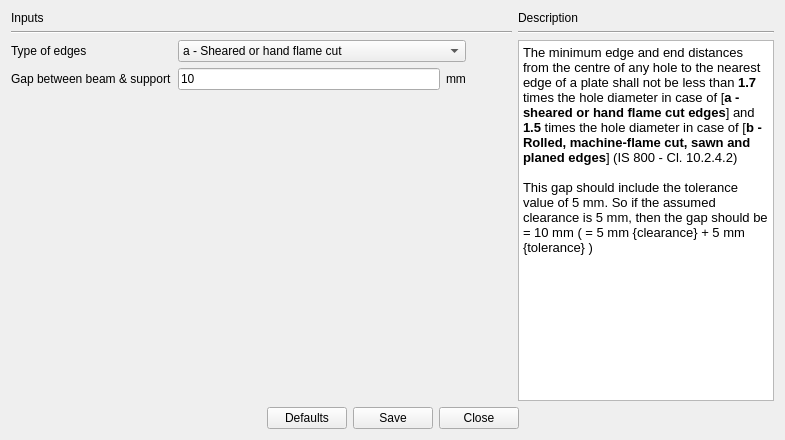
  <widget class="QWidget" name="DetailingTab">
   <property name="autoFillBackground">
    <bool>true</bool>
   </property>
   <attribute name="title">
    <string>Detailing</string>
   </attribute>
   <layout class="QGridLayout" name="gridLayout_11">
    <item row="0" column="0">
     <layout class="QGridLayout" name="gridLayout_9">
      <item row="0" column="0">
       <widget class="QLabel" name="label_38">
        <property name="text">
         <string>Inputs</string>
        </property>
       </widget>
      </item>
      <item row="1" column="0" colspan="4">
       <widget class="Line" name="line_11">
        <property name="orientation">
         <enum>Qt::Horizontal</enum>
        </property>
       </widget>
      </item>
      <item row="2" column="0">
       <widget class="QLabel" name="label_39">
        <property name="text">
         <string>Type of edges</string>
        </property>
       </widget>
      </item>
      <item row="2" column="1" colspan="2">
       <widget class="QComboBox" name="comboBox_detailingEdgeType">
        <item>
         <property name="text">
          <string>a - Sheared or hand flame cut</string>
         </property>
        </item>
        <item>
         <property name="text">
          <string>b - Rolled, machine-flame cut, sawn and planed</string>
         </property>
        </item>
       </widget>
      </item>
      <item row="3" column="0">
       <widget class="QLabel" name="label_29">
        <property name="text">
         <string>Gap between beam &amp; support</string>
        </property>
       </widget>
      </item>
      <item row="3" column="1">
       <widget class="QLineEdit" name="lineEdit_detailingGap">
        <property name="text">
         <string>10</string>
        </property>
        <property name="alignment">
         <set>Qt::AlignLeading|Qt::AlignLeft|Qt::AlignVCenter</set>
        </property>
       </widget>
      </item>
      <item row="3" column="2">
       <widget class="QLabel" name="label_36">
        <property name="text">
         <string>mm</string>
        </property>
       </widget>
      </item>
      <item row="3" column="3">
       <spacer name="horizontalSpacer_12">
        <property name="orientation">
         <enum>Qt::Horizontal</enum>
        </property>
        <property name="sizeHint" stdset="0">
         <size>
          <width>40</width>
          <height>20</height>
         </size>
        </property>
       </spacer>
      </item>
     </layout>
    </item>
    <item row="0" column="1" rowspan="2">
     <layout class="QGridLayout" name="gridLayout_10">
      <item row="1" column="0">
       <widget class="Line" name="line_5">
        <property name="orientation">
         <enum>Qt::Horizontal</enum>
        </property>
       </widget>
      </item>
      <item row="0" column="0">
       <widget class="QLabel" name="label_12">
        <property name="text">
         <string>Description</string>
        </property>
       </widget>
      </item>
      <item row="2" column="0">
       <widget class="QTextBrowser" name="textBrowser_detailingDescription">
        <property name="minimumSize">
         <size>
          <width>210</width>
          <height>0</height>
         </size>
        </property>
        <property name="html">
         <string>&lt;!DOCTYPE HTML PUBLIC &quot;-//W3C//DTD HTML 4.0//EN&quot; &quot;http://www.w3.org/TR/REC-html40/strict.dtd&quot;&gt;
&lt;html&gt;&lt;head&gt;&lt;meta name=&quot;qrichtext&quot; content=&quot;1&quot; /&gt;&lt;style type=&quot;text/css&quot;&gt;
p, li { white-space: pre-wrap; }
&lt;/style&gt;&lt;/head&gt;&lt;body style=&quot; font-family:'Ubuntu'; font-size:11pt; font-weight:400; font-style:normal;&quot;&gt;
&lt;p style=&quot; margin-top:0px; margin-bottom:0px; margin-left:0px; margin-right:0px; -qt-block-indent:0; text-indent:0px;&quot;&gt;&lt;span style=&quot; font-family:'Calibri'; font-size:10pt; vertical-align:middle;&quot;&gt;The minimum edge and end distances from the centre of any hole to the nearest edge of a plate shall not be less than &lt;/span&gt;&lt;span style=&quot; font-family:'Calibri'; font-size:10pt; font-weight:600; vertical-align:middle;&quot;&gt;1.7 &lt;/span&gt;&lt;span style=&quot; font-family:'Calibri'; font-size:10pt; vertical-align:middle;&quot;&gt;times the hole diameter in case of [&lt;/span&gt;&lt;span style=&quot; font-family:'Calibri'; font-size:10pt; font-weight:600; vertical-align:middle;&quot;&gt;a - sheared or hand flame cut edges&lt;/span&gt;&lt;span style=&quot; font-family:'Calibri'; font-size:10pt; vertical-align:middle;&quot;&gt;] and &lt;/span&gt;&lt;span style=&quot; font-family:'Calibri'; font-size:10pt; font-weight:600; vertical-align:middle;&quot;&gt;1.5 &lt;/span&gt;&lt;span style=&quot; font-family:'Calibri'; font-size:10pt; vertical-align:middle;&quot;&gt;times the hole diameter in case of [&lt;/span&gt;&lt;span style=&quot; font-family:'Calibri'; font-size:10pt; font-weight:600; vertical-align:middle;&quot;&gt;b - Rolled, machine-flame cut, sawn and planed edges&lt;/span&gt;&lt;span style=&quot; font-family:'Calibri'; font-size:10pt; vertical-align:middle;&quot;&gt;] (IS 800 - Cl. 10.2.4.2)&lt;/span&gt;&lt;/p&gt;
&lt;p style=&quot;-qt-paragraph-type:empty; margin-top:0px; margin-bottom:0px; margin-left:0px; margin-right:0px; -qt-block-indent:0; text-indent:0px; font-family:'Calibri'; font-size:10pt; vertical-align:middle;&quot;&gt;&lt;br /&gt;&lt;/p&gt;
&lt;p style=&quot; margin-top:0px; margin-bottom:0px; margin-left:0px; margin-right:0px; -qt-block-indent:0; text-indent:0px;&quot;&gt;&lt;span style=&quot; font-family:'Calibri'; font-size:10pt;&quot;&gt;This gap should include the tolerance value of 5 mm. So if the assumed clearance is 5 mm, then the gap should be = 10 mm ( = 5 mm {clearance} + 5 mm {tolerance} )&lt;/span&gt;&lt;/p&gt;&lt;/body&gt;&lt;/html&gt;</string>
        </property>
       </widget>
      </item>
     </layout>
    </item>
    <item row="1" column="0">
     <spacer name="verticalSpacer_3">
      <property name="orientation">
       <enum>Qt::Vertical</enum>
      </property>
      <property name="sizeHint" stdset="0">
       <size>
        <width>20</width>
        <height>311</height>
       </size>
      </property>
     </spacer>
    </item>
    <item row="2" column="0" colspan="2">
     <layout class="QHBoxLayout" name="horizontalLayout_2">
      <item>
       <spacer name="horizontalSpacer_5">
        <property name="orientation">
         <enum>Qt::Horizontal</enum>
        </property>
        <property name="sizeHint" stdset="0">
         <size>
          <width>40</width>
          <height>20</height>
         </size>
        </property>
       </spacer>
      </item>
      <item>
       <widget class="QPushButton" name="btn_detailingdefaults">
        <property name="text">
         <string>Defaults</string>
        </property>
       </widget>
      </item>
      <item>
       <widget class="QPushButton" name="btn_detailingsave">
        <property name="text">
         <string>Save</string>
        </property>
       </widget>
      </item>
      <item>
       <widget class="QPushButton" name="btn_detailingclose">
        <property name="text">
         <string>Close</string>
        </property>
       </widget>
      </item>
      <item>
       <spacer name="horizontalSpacer_11">
        <property name="orientation">
         <enum>Qt::Horizontal</enum>
        </property>
        <property name="sizeHint" stdset="0">
         <size>
          <width>40</width>
          <height>20</height>
         </size>
        </property>
       </spacer>
      </item>
     </layout>
    </item>
   </layout>
   <widget class="QLabel" name="label_40">
    <property name="geometry">
     <rect>
      <x>638</x>
      <y>59</y>
      <width>16</width>
      <height>17</height>
     </rect>
    </property>
    <property name="text">
     <string/>
    </property>
   </widget>
   <zorder>label_12</zorder>
   <zorder>line_5</zorder>
   <zorder>textBrowser_detailingDescription</zorder>
   <zorder>label_39</zorder>
   <zorder>comboBox_detailingEdgeType</zorder>
   <zorder>label_29</zorder>
   <zorder>lineEdit_detailingGap</zorder>
   <zorder>label_36</zorder>
   <zorder>layoutWidget</zorder>
   <zorder>line_11</zorder>
   <zorder>label_38</zorder>
   <zorder>label_40</zorder>
   <zorder>btn_detailingsave</zorder>
   <zorder>horizontalSpacer_12</zorder>
   <zorder>verticalSpacer_3</zorder>
  </widget>
